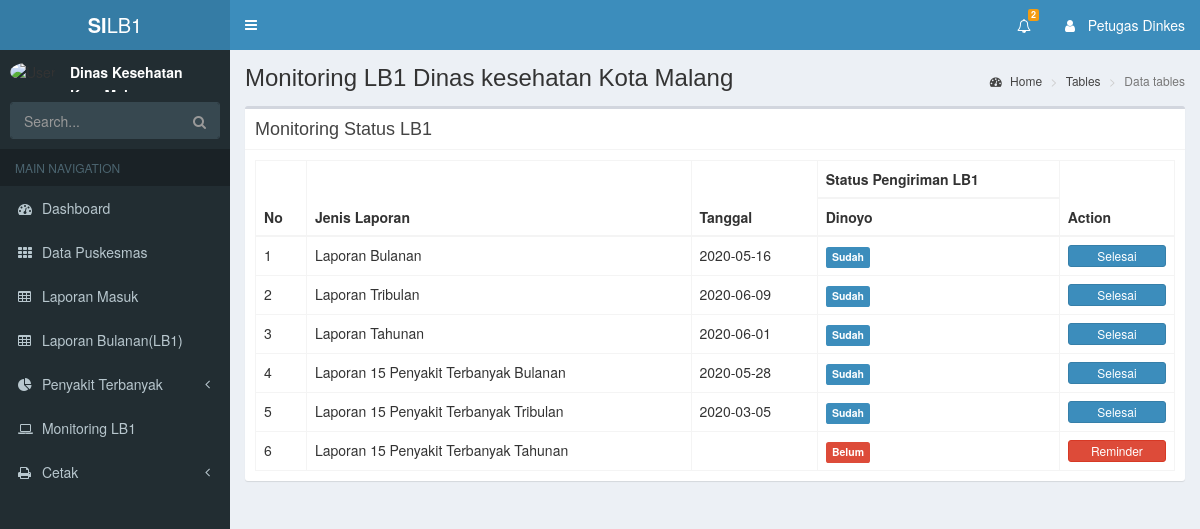
/index.php/dinkes/monitoringLB1, run on the app's committed database.
### tables this page shows
CREATE TABLE `data_puskesmas` (
  `kd_puskesmas` int(10) NOT NULL,
  `nama_puskesmas` varchar(100) NOT NULL,
  `kecamatan` varchar(100) NOT NULL,
  `kota` varchar(100) NOT NULL
);

CREATE TABLE `detail_laporan` (
  `id_laporan` int(10) NOT NULL,
  `id_jp` int(10) NOT NULL,
  `jenis_laporan` varchar(100) NOT NULL,
  `kd_puskesmas` int(10) NOT NULL,
  `nama_puskesmas` varchar(100) NOT NULL,
  `status` int(10) NOT NULL,
  `tanggal` date NOT NULL,
  `datalb1` text NOT NULL,
  `ket` text NOT NULL,
  `pesan` int(10) NOT NULL,
  `waktu` time NOT NULL
);

CREATE TABLE `jenis_laporan` (
  `id_jp` int(10) NOT NULL,
  `nama_laporan` varchar(100) NOT NULL
);

### application/controllers/Dinkes.php (called while the page is built, shortened)
<?php
class Dinkes extends CI_Controller{
    function __construct(){
      $this->load->helper('url');
      $this->load->model('M_Data_Puskesmas');
      $this->load->model('M_Dinkes');
      $this->load->model('DataLB1_model');
      $this->load->helper(array('form', 'url'));
    }
    public function header()
    {
      $result = $this->M_Dinkes->notif();
      $data['notif'] = count($result);
      $data['data_notif'] = $result;
      $this->load->view('header/d_header', $data);
    }
    public function monitoringLB1()
    {
      $data['puskesmas'] = $this->M_Data_Puskesmas->tampil_puskesmas()->result();
      $data['monitoring'] = $this->M_Dinkes->monitoringLB();
      $this->header();
      $this->load->view('dinkes/monitoring_LB1', $data);
      $this->load->view('footer/d_footer');
    }
}

### index.php (called while the page is built, shortened)
<?php
require_once BASEPATH.'core/CodeIgniter.php';

### application/models/M_Data_Puskesmas.php (called while the page is built, shortened)
<?php
class M_Data_Puskesmas extends CI_Model{
    public function tampil_puskesmas()
    {
        return $this->db->get('data_puskesmas');
    }
}
?>

### application/models/M_Dinkes.php (called while the page is built, shortened)
<?php
class M_Dinkes extends CI_Model{
    public function notif()
    {
        $this->db->where('status', 2);
        $result = $this->db->get('detail_laporan')->result_array();
        return $result;
    }
    public function monitoringLB()
    {
        $this->db->select('*');
        $this->db->from('jenis_laporan as jl');
        $this->db->join('detail_laporan as dl', 'dl.id_jp = jl.id_jp', 'left');
        $this->db->join('data_puskesmas as dp', 'dp.kd_puskesmas = dl.kd_puskesmas', 'left');
        $query = $this->db->get();
        return $query->result();
    }
}

### application/views/dinkes/monitoring_LB1.php (the view, shortened to what this page needs)
<div class="content-wrapper">
  <section class="content-header">
    <h1>
      Monitoring LB1 Dinas kesehatan Kota Malang
    </h1>
    <ol class="breadcrumb">
      <li><a href="#"><i class="fa fa-dashboard"></i> Home</a></li>
      <li><a href="#">Tables</a></li>
      <li class="active">Data tables</li>
    </ol>
  </section>
  <section class="content">
    <div class="row">
      <div class="col-xs-12">
      <div class="box">
          <div class="box-header with-border">
            <h3 class="box-title">Monitoring Status LB1</h3>
          </div>
          <div class="box-body">
            <table class="table table-bordered">
              <thead>
              <tr>
                <th rowspan="2">No</th>
                <th rowspan="2">Jenis Laporan</th>
                <th rowspan="2">Tanggal </th>
                <th colspan="1">Status Pengiriman LB1</th>
                <th rowspan="2">Action</th>
              </tr>
              <tr>
                <?php foreach ($puskesmas as $ps){ ?>
                <th scope="col"><?php echo $ps->nama_puskesmas ?></th>
                <?php } ?>
              </tr>
              </thead>
              <tbody>
              <?php $no =0; foreach ($monitoring as $dt ): $no++; ?>
              <tr class="odd gradeX">
                <td><?php echo $no ?></td>
                <td><?php echo $dt->nama_laporan?></td>
                <td><?php echo $dt->tanggal ?> </td>
                <?php if ($dt->status == 2 || $dt->status == 3) { ?>
                  <td><span class="label label-primary">Sudah</span></td>
                <?php } else { ?>
                  <td><span class="label label-danger">Belum</span></td>
                <?php } ?>
                <?php if ($dt->status == 2 || $dt->status == 3) { ?>
                  <td><button class="btn btn-block btn-primary btn-xs">Selesai</button></td>
                <?php } else { ?>
                  <td><button type='submit' class="btn btn-block btn-danger btn-xs" href="" data-toggle="modal" data-target="#pesan">Reminder</button></td>
                <?php } ?>
              </tr>
              <?php endforeach; ?>
              </tbody>
          </table>
          </div>
        </div>
      </div>
    </div>
  </section>
</div>

### application/views/header/d_header.php (shortened to what this page needs)
<!DOCTYPE html>
<html>
<head>
  <link rel="stylesheet" href="<?php echo base_url()."assets/"; ?>bower_components/bootstrap/dist/css/bootstrap.min.css">
  <link rel="stylesheet" href="<?php echo base_url()."assets/"; ?>bower_components/font-awesome/css/font-awesome.min.css">
  <link rel="stylesheet" href="<?php echo base_url()."assets/"; ?>bower_components/Ionicons/css/ionicons.min.css">
  <link rel="stylesheet" href="<?php echo base_url()."assets/"; ?>bower_components/datatables.net-bs/css/dataTables.bootstrap.min.css">
  <link rel="stylesheet" href="<?php echo base_url()."assets/"; ?>dist/css/AdminLTE.min.css">
  <link rel="stylesheet" href="<?php echo base_url()."assets/"; ?>dist/css/skins/_all-skins.min.css">
  <link rel="stylesheet" href="<?php echo base_url()."assets/"; ?>bower_components/morris.js/morris.css">
  <link rel="stylesheet" href="<?php echo base_url()."assets/"; ?>bower_components/jvectormap/jquery-jvectormap.css">
  <link rel="stylesheet" href="<?php echo base_url()."assets/"; ?>bower_components/bootstrap-datepicker/dist/css/bootstrap-datepicker.min.css">
  <link rel="stylesheet" href="<?php echo base_url()."assets/"; ?>bower_components/bootstrap-daterangepicker/daterangepicker.css">
  <link rel="stylesheet" href="<?php echo base_url()."assets/"; ?>plugins/bootstrap-wysihtml5/bootstrap3-wysihtml5.min.css">
</head>
<body class="hold-transition skin-blue sidebar-mini">
<div class="wrapper">
  <header class="main-header">
    <a href="index2.html" class="logo">
      <span class="logo-lg"><b>SI</b>LB1</span>
    </a>
    <nav class="navbar navbar-static-top">
      <a href="#" class="sidebar-toggle" data-toggle="push-menu" role="button">
      </a>
      <div class="navbar-custom-menu">
        <ul class="nav navbar-nav">
        <?php if (isset($notif)) { ?>
          <li class="dropdown notifications-menu">
            <a href="#" class="dropdown-toggle" data-toggle="dropdown">
              <i class="fa fa-bell-o"></i>
              <span class="label label-warning" ><?= $notif?></span>
            </a>
          </li>
        <?php } ?>
          <li class="dropdown user user-menu">
            <a href="#" class="dropdown-toggle" data-toggle="dropdown">
              <i class="fa fa-fw fa-user"></i>
              <span class="hidden-xs">Petugas Dinkes</span>
            </a>
          </li>
        </ul>
      </div>
    </nav>
  </header>
  <aside class="main-sidebar">
    <section class="sidebar">
      <div class="user-panel">
        <div class="pull-left image">
          <img src="<?php echo base_url()."assets/"; ?>/image/image.png" class="img-circle" alt="User Image">
        </div>
        <div class="pull-left info">
          <p>Dinas Kesehatan</p>
          <p>Kota Malang</p>
        </div>
      </div>
      <form action="#" method="get" class="sidebar-form">
        <div class="input-group">
          <input type="text" name="q" class="form-control" placeholder="Search...">
          <span class="input-group-btn">
                <button type="submit" name="search" id="search-btn" class="btn btn-flat"><i class="fa fa-search"></i>
                </button>
              </span>
        </div>
      </form>
      <ul class="sidebar-menu" data-widget="tree">
        <li class="header">MAIN NAVIGATION</li>
        <li >
          <a href="<?=site_url('dinkes/dashboard')?>">
            <i class="fa fa-dashboard"></i> <span>Dashboard</span>
          </a>
        </li>
        <li>
            <a href="<?=site_url('dinkes/tampilPuskesmas')?>">
            <i class="fa fa-th"></i>
            <span>Data Puskesmas</span>
          </a>
        </li>
        <li>
          <a href="<?=site_url('dinkes/laporanDinkes')?>">
            <i class="fa fa-table"></i>
            <span>Laporan Masuk</span>
          </a>
        </li>
        <li>
          <a href="<?=site_url('dinkes/dt_laporan')?>">
            <i class="fa fa-table"></i>
            <span>Laporan Bulanan(LB1)</span>
          </a>
        </li>
        <li class="treeview">
          <a href="#">
            <i class="fa fa-pie-chart"></i> <span>Penyakit Terbanyak</span>
            <span class="pull-right-container">
              <i class="fa fa-angle-left pull-right"></i>
            </span>
          </a>
        </li>
        <li>
          <a href="<?=site_url('dinkes/monitoringLB1')?>">
            <i class="fa fa-laptop"></i>
            <span>Monitoring LB1</span>
          </a>
        </li>
        <li class="treeview">
          <a href="#">
            <i class="fa fa-print"></i> <span>Cetak</span>
            <span class="pull-right-container">
              <i class="fa fa-angle-left pull-right"></i>
            </span>
          </a>
        </li>
      </ul>
    </section>
  </aside>

### application/views/footer/d_footer.php (shortened to what this page needs)
</body>
</html>

### data on the page
data_puskesmas: nama_puskesmas "Dinoyo"
detail_laporan: id_jp.nama_laporan "Laporan Bulanan", tanggal "2020-05-16", status "Sudah"
detail_laporan: id_jp.nama_laporan "Laporan Tribulan", tanggal "2020-06-09", status "Sudah"
detail_laporan: id_jp.nama_laporan "Laporan Tahunan", tanggal "2020-06-01", status "Sudah"
detail_laporan: id_jp.nama_laporan "Laporan 15 Penyakit Terbanyak Bulanan", tanggal "2020-05-28", status "Sudah"
detail_laporan: id_jp.nama_laporan "Laporan 15 Penyakit Terbanyak Tribulan", tanggal "2020-03-05", status "Sudah"
jenis_laporan: nama_laporan "Laporan 15 Penyakit Terbanyak Tahunan", shows "Belum", shows "Reminder"

### other printed values
$notif "2"
